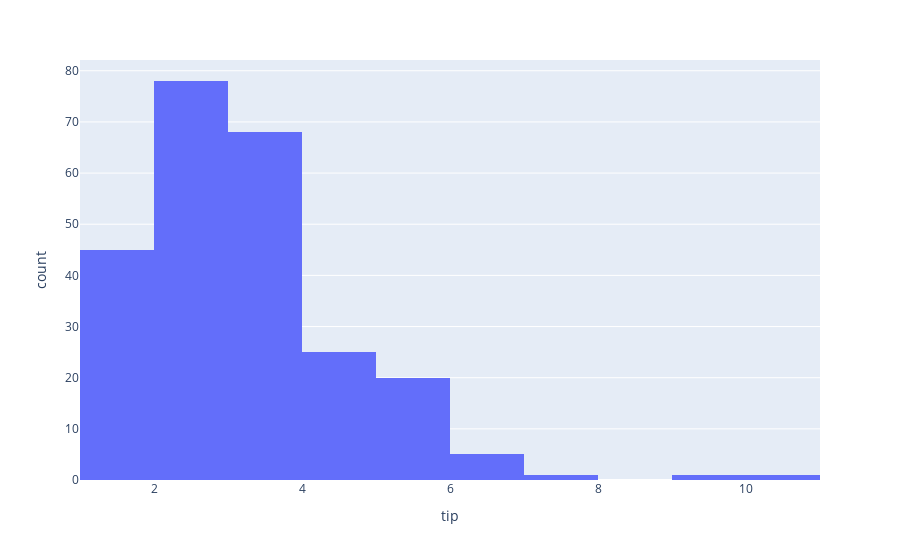

Notebook code for this chart:
### Code cell
px.histogram(df, 'tip', nbins=10)

### Figure 1 — Plotly figure (JSON) as saved in the notebook; plotly's stock layout.template omitted (floating-point values rounded to 4 significant figures; data arrays with more than 128 entries replaced by an {"elided": "..."} marker saying what was removed)
{"data": [{"bingroup": "x", "hovertemplate": "tip=%{x}<br>count=%{y}<extra></extra>", "legendgroup": "", "marker": {"color": "#636efa", "pattern": {"shape": ""}}, "name": "", "nbinsx": 10, "orientation": "v", "showlegend": false, "type": "histogram", "x": {"elided": "244 float values"}, "xaxis": "x", "yaxis": "y"}], "layout": {"barmode": "relative", "legend": {"tracegroupgap": 0}, "margin": {"t": 60}, "xaxis": {"anchor": "y", "domain": [0, 1], "title": {"text": "tip"}}, "yaxis": {"anchor": "x", "domain": [0, 1], "title": {"text": "count"}}}}
